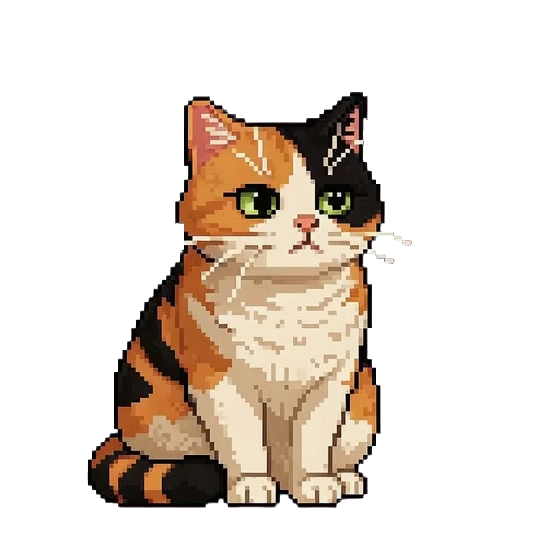
#> input picture examples/m5core2/pixel_pet/assets/running_animation.webp, 560 x 560 px
$ python generate_sprite_animation.py --input ../examples/m5core2/pixel_pet/assets/running_animation.webp --output out.png
#> lines starting #> are read from the running program, lines starting #| are printed output that depends on the picture
#!/usr/bin/env -S uv run
# /// script
# dependencies = [
#   "pillow",
# ]
# ///

from __future__ import annotations

import argparse
import math
import re
from pathlib import Path

from PIL import Image


TRANSPARENT_COLOR = 0x0001


def rgb888_to_rgb565(red: int, green: int, blue: int) -> int:
    return (((red & 0xF8) << 8) | ((green & 0xFC) << 3) | (blue >> 3)) & 0xFFFF


def frame_indices(frame_count: int, step: int) -> list[int]:
    return list(range(0, frame_count, step))


def smooth_mix(index: int, total: int) -> float:
    linear = index / (total + 1)
    return linear * linear * (3.0 - (2.0 * linear))


def fit_frame_to_canvas(frame: Image.Image, size: int) -> Image.Image:
    rgba = frame.convert("RGBA")
    if rgba.width == 0 or rgba.height == 0:
        return Image.new("RGBA", (size, size), (0, 0, 0, 0))

    width, height = rgba.size
    scale = min(size / width, size / height)
    fitted_width = max(1, round(width * scale))
    fitted_height = max(1, round(height * scale))
    resized = rgba.resize((fitted_width, fitted_height), Image.Resampling.NEAREST)

    canvas = Image.new("RGBA", (size, size), (0, 0, 0, 0))
    offset_x = (size - fitted_width) // 2
    offset_y = (size - fitted_height) // 2
    canvas.alpha_composite(resized, (offset_x, offset_y))
    return canvas


def convert_rgba_frame(frame: Image.Image, alpha_threshold: int) -> list[int]:
    pixels: list[int] = []
    for y in range(frame.height):
        for x in range(frame.width):
            red, green, blue, alpha = frame.getpixel((x, y))
            if alpha < alpha_threshold:
                pixels.append(TRANSPARENT_COLOR)
            else:
                pixels.append(rgb888_to_rgb565(red, green, blue))

    return pixels


def convert_frame(frame: Image.Image, size: int, alpha_threshold: int) -> list[int]:
    return convert_rgba_frame(fit_frame_to_canvas(frame, size), alpha_threshold)


def preview_rgba_frame(frame: Image.Image) -> Image.Image:
    background = Image.new("RGBA", frame.size, (52, 78, 90, 255))
    background.alpha_composite(frame)
    return background


def preview_frame(frame: Image.Image, size: int) -> Image.Image:
    return preview_rgba_frame(fit_frame_to_canvas(frame, size))


def add_loop_blend_frames(frames: list[Image.Image], blend_count: int) -> list[Image.Image]:
    if blend_count <= 0 or len(frames) < 2:
        return frames

    loop_frames = list(frames)
    start_frame = frames[0]
    end_frame = frames[-1]
    for index in range(1, blend_count + 1):
        mix = smooth_mix(index, blend_count)
        loop_frames.append(Image.blend(end_frame, start_frame, mix))
    return loop_frames


def sanitize_symbol_prefix(raw_prefix: str) -> str:
    cleaned = re.sub(r"[^0-9A-Za-z]+", " ", raw_prefix).title().replace(" ", "")
    if not cleaned:
        return "Cat"
    if cleaned[0].isdigit():
        cleaned = f"Anim{cleaned}"
    return cleaned


def write_header(path: Path, width: int, height: int, frames: list[list[int]], symbol_prefix: str) -> None:
    symbol_prefix = sanitize_symbol_prefix(symbol_prefix)
    frame_width_name = f"k{symbol_prefix}FrameWidth"
    frame_height_name = f"k{symbol_prefix}FrameHeight"
    frame_count_name = f"k{symbol_prefix}FrameCount"
    transparent_name = f"k{symbol_prefix}TransparentColor"
    pixels_name = f"k{symbol_prefix}AnimationPixels"

    lines = [
        "#pragma once",
        "",
        "#include <stdint.h>",
        "",
        f"constexpr int {frame_width_name} = {width};",
        f"constexpr int {frame_height_name} = {height};",
        f"constexpr int {frame_count_name} = {len(frames)};",
        f"constexpr uint16_t {transparent_name} = 0x{TRANSPARENT_COLOR:04X};",
        "",
        f"const uint16_t {pixels_name}[{frame_count_name}][{frame_width_name} * {frame_height_name}] = {{",
    ]

    for frame in frames:
        lines.append("    {")
        for start in range(0, len(frame), 12):
            chunk = ", ".join(f"0x{value:04X}" for value in frame[start:start + 12])
            lines.append(f"        {chunk},")
        lines.append("    },")

    lines.extend(
        [
            "};",
            "",
        ]
    )

    path.write_text("\n".join(lines), encoding="utf-8")


def save_preview_strip(path: Path, frames: list[Image.Image], size: int) -> None:
    columns = len(frames)
    sheet = Image.new("RGBA", (columns * size, size), (52, 78, 90, 255))
    for index, frame in enumerate(frames):
        sheet.alpha_composite(frame, (index * size, 0))
    path.parent.mkdir(parents=True, exist_ok=True)
    sheet.save(path)


def save_sprite_sheet(path: Path, frames: list[Image.Image], size: int, columns: int) -> None:
    rows = math.ceil(len(frames) / columns)
    sheet = Image.new("RGBA", (columns * size, rows * size), (0, 0, 0, 0))
    for index, frame in enumerate(frames):
        x = (index % columns) * size
        y = (index // columns) * size
        sheet.alpha_composite(frame, (x, y))
    path.parent.mkdir(parents=True, exist_ok=True)
    sheet.save(path)


def main() -> None:
    parser = argparse.ArgumentParser(description="Convert an animated WebP into RGB565 animation frames.")
    parser.add_argument("--input", required=True, type=Path)
    parser.add_argument("--output", required=True, type=Path)
    parser.add_argument("--preview", type=Path)
    parser.add_argument("--sheet", type=Path)
    parser.add_argument("--size", type=int, default=112)
    parser.add_argument("--frame-step", type=int, default=4)
    parser.add_argument("--preview-frames", type=int, default=8)
    parser.add_argument("--sheet-columns", type=int, default=8)
    parser.add_argument("--alpha-threshold", type=int, default=16)
    parser.add_argument("--loop-blend-frames", type=int, default=3)
    parser.add_argument("--symbol-prefix", default="Cat")
    args = parser.parse_args()

    image = Image.open(args.input)
#> image is the input picture: PIL image 560x560 RGBA; mean R, G, B, A 47.6, 38, 29.4, 72.9
    total_frames = getattr(image, "n_frames", 1)
#> total_frames = 121
    selected_indices = frame_indices(total_frames, args.frame_step)
#> selected_indices = 31 values from 0 to 120

    fitted_frames: list[Image.Image] = []

    for index in selected_indices:
        image.seek(index)
        frame = image.copy()
        fitted_frames.append(fit_frame_to_canvas(frame, args.size))
#> this loop made 31 passes
#> index on passes 2 to 13: 4, 8, 12, 16, 20, 24, 28, 32, 36, 40, 44, 48
#> pass 1, in fit_frame_to_canvas, `resized = rgba.resize((fitted_width, fitted_height), Image.Resampling...`:
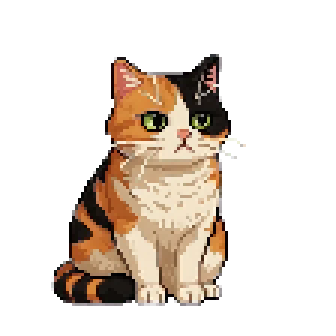
#> resized: PIL image 112x112 RGBA (shown 3 times larger); mean R, G, B, A 48, 38.4, 29.7, 72.7; transparent parts drawn white
#> after the loop:
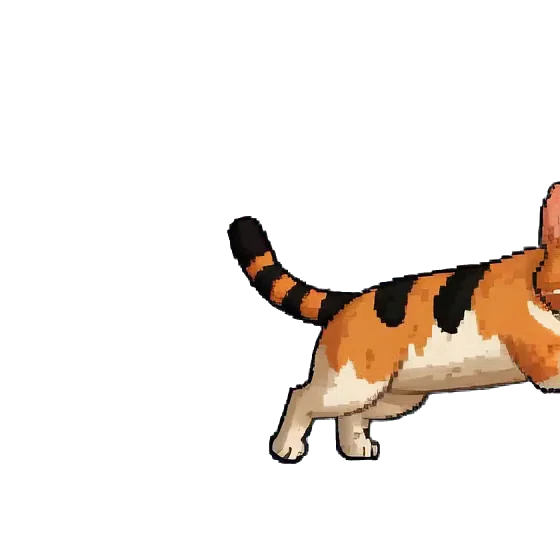
#> frame: PIL image 560x560 RGBA; mean R, G, B, A 21.9, 15.7, 10.6, 34.2; transparent parts drawn white
#> after the loop, fitted_frames = 31 items

    loop_frames = add_loop_blend_frames(fitted_frames, args.loop_blend_frames)
#> in add_loop_blend_frames, `end_frame = frames[-1]`:
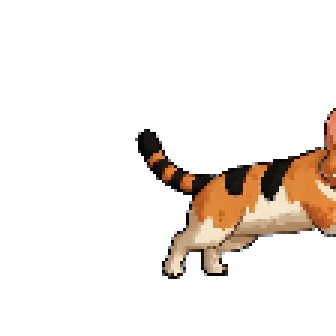
#> end_frame: PIL image 112x112 RGBA (shown 3 times larger); mean R, G, B, A 21.4, 15.2, 10.1, 34.2; transparent parts drawn white
#> after the loop in add_loop_blend_frames, `for index in range(1, blend_count + 1):`: loop_frames = 34 items
#> loop_frames = 34 items
    converted_frames = [convert_rgba_frame(frame, args.alpha_threshold) for frame in loop_frames]
#> converted_frames = 34 items
    preview_frames = [preview_rgba_frame(frame) for frame in loop_frames[:args.preview_frames]]
#> in preview_rgba_frame (call 7), `background.alpha_composite(frame)`:
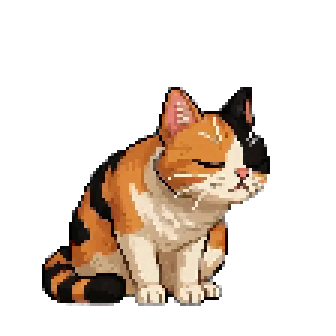
#> frame: PIL image 112x112 RGBA (shown 3 times larger); mean R, G, B, A 44.4, 33.2, 23.8, 70.1; transparent parts drawn white
#> in preview_rgba_frame (call 7), `background.alpha_composite(frame)`:
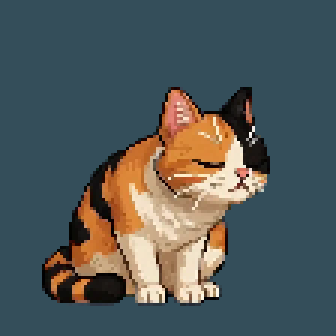
#> background: PIL image 112x112 RGBA (shown 3 times larger); mean R, G, B, A 82, 89.6, 89, 255
#> in preview_rgba_frame (call 8), `background.alpha_composite(frame)`:
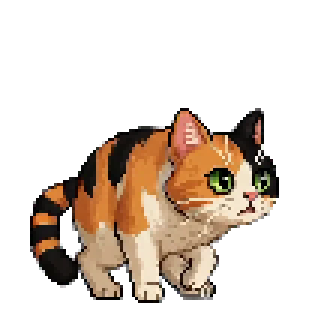
#> frame: PIL image 112x112 RGBA (shown 3 times larger); mean R, G, B, A 42.8, 32, 22.9, 71.4; transparent parts drawn white
#> in preview_rgba_frame (call 8), `background.alpha_composite(frame)`:
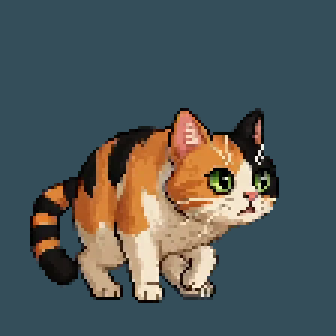
#> background: PIL image 112x112 RGBA (shown 3 times larger); mean R, G, B, A 80, 87.9, 87.5, 255
#> preview_frames = 8 items
    sheet_frames = loop_frames
#> sheet_frames = 34 items

    args.output.parent.mkdir(parents=True, exist_ok=True)
    write_header(args.output, args.size, args.size, converted_frames, args.symbol_prefix)
#> in write_header, `lines = [ "#pragma once", "", "#include <stdint.h>", "", f"constexpr i..`: lines = 10 items, first 6: '#pragma once', '', '#include <stdint.h>', '', 'constexpr int kCatFrameWidth = 112;', 'constexpr int kCatFrameHeight = 112;'
#> the loop in write_header, `for frame in frames:` made 34 passes
#> after the loop in write_header, `for frame in frames:`: lines = 35642 items

    if args.preview:
        save_preview_strip(args.preview, preview_frames, args.size)
    if args.sheet:
        save_sprite_sheet(args.sheet, sheet_frames, args.size, args.sheet_columns)


if __name__ == "__main__":
    main()
